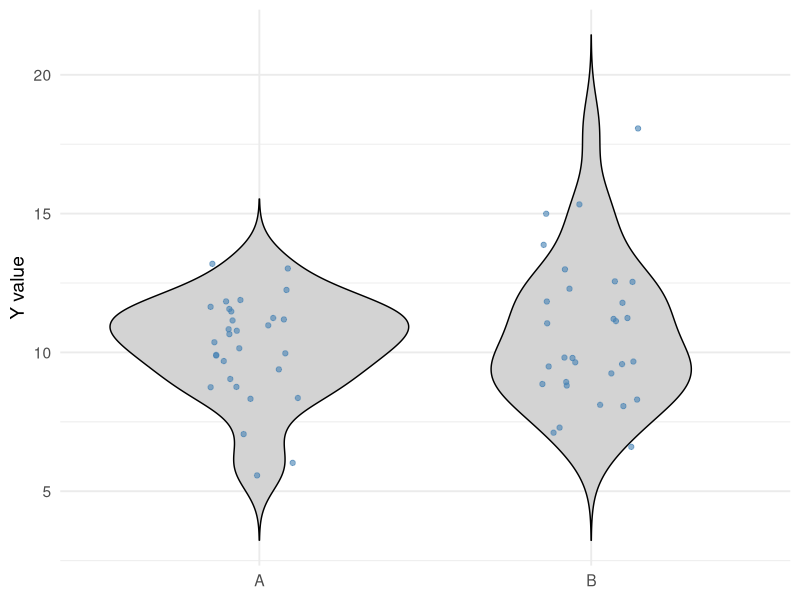
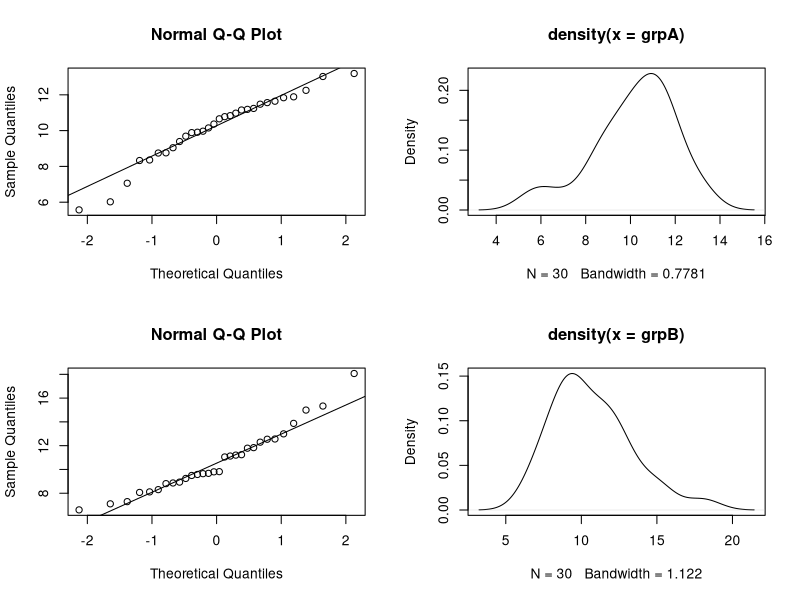
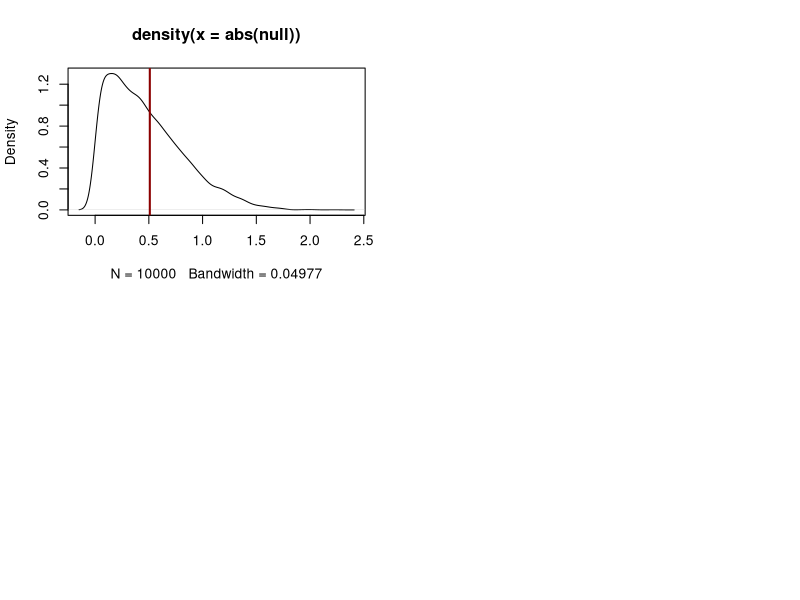
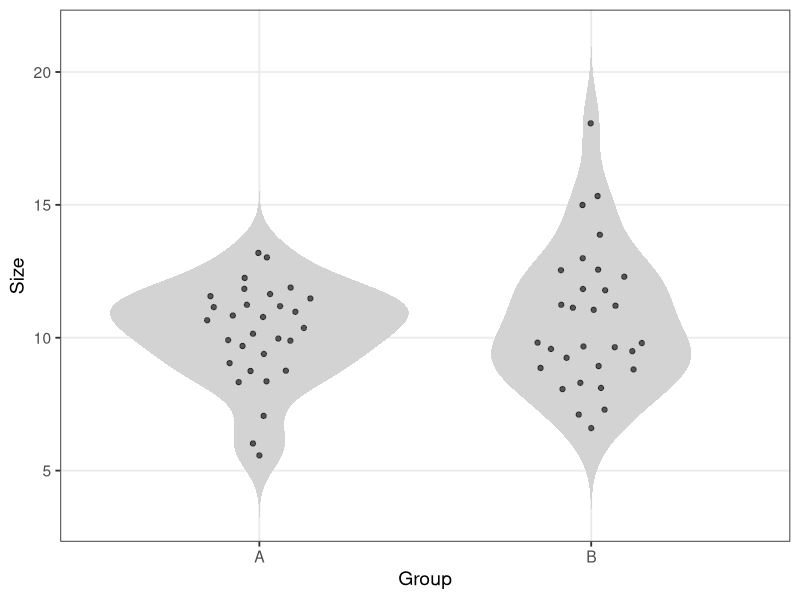

Generate these figures, in order, with R:
## ---- chunk 1
knitr::opts_chunk$set(echo = TRUE)
## ---- chunk 2
library(ggplot2)
set.seed(1)
n <- 30
grpA <- rnorm(n = n, mean = 10, sd = 2)
grpB <- rlnorm(n = n, meanlog = 2.3, sdlog=0.3)
grp <- factor(rep(c("A","B"), each = n))
y <- c(grpA, grpB)
df <- data.frame(y, grp)
summary(df)
ggplot(df, aes(x = grp, y = y)) +
  geom_violin(fill = "lightgray", color = "black", trim = FALSE) +
  geom_jitter(width = 0.15, alpha = 0.6, color = "steelblue", size = 1.5) +
  theme_minimal(base_size = 14) +
  labs(x = NULL, y = "Y value")

## ---- chunk 3
par(mfcol=c(2,2))
qqnorm(grpA)
qqline(grpA)
qqnorm(grpB)
qqline(grpB)
plot(density(grpA))
plot(density(grpB))
shapiro.test(grpA)
shapiro.test(grpB)
## ---- chunk 4
t.test(grpA, grpB)
wilcox.test(grpA, grpB)
## ---- chunk 5
obsdiff <- mean(grpA)-mean(grpB)
null <- c()
for(i in 1:10000){
  tdat <- sample(c(grpA,grpB))
  null[i] <- mean(tdat[1:30])-mean(tdat[31:60])
}
plot(density(abs(null)))
abline(v=abs(obsdiff), col="darkred", lwd=2)

pval <- sum(abs(null) >= abs(obsdiff))/length(null)
pval

## ---- chunk 6
library(ggplot2)

# Basic violin plot with points
ggplot(df, aes(x = grp, y = y)) +
  geom_violin(trim = FALSE, fill = "lightgray", color = NA) +
  ggbeeswarm::geom_quasirandom(width = 0.2, size = 1.5, alpha = 0.6) +
  theme_bw(base_size = 14) +
  theme(
    #panel.grid.major = element_blank(),
    panel.grid.minor = element_blank(),
    panel.background = element_blank()
  ) +
  labs(x = "Group", y = "Size")
